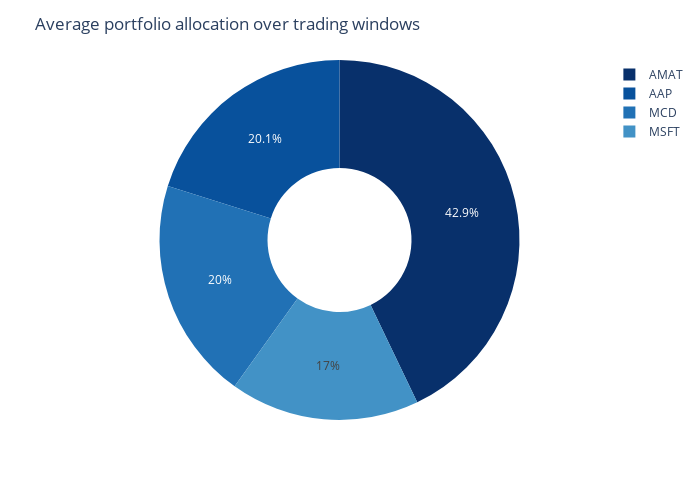

Notebook source saved alongside this figure:
### Markdown cell above
**Portfolio allocation**

### Code cell
layout = generate_layout(
    fig_height=500, 
    fig_width=700, 
    fig_title="Average portfolio allocation over trading windows"
)

fig = plot_avg_portfolio_allocation(results, layout)

fig.show()

### Figure 1 — Plotly figure (JSON) as saved in the notebook; plotly's stock layout.template omitted (floating-point values rounded to 4 significant figures)
{"data": [{"domain": {"x": [0, 1], "y": [0, 1]}, "hole": 0.4, "hovertemplate": "Asset=%{label}<br>% Share=%{value}<extra></extra>", "labels": ["AMAT", "MSFT", "MCD", "AAP"], "legendgroup": "", "name": "", "showlegend": true, "type": "pie", "values": [42.89, 17.01, 19.96, 20.15]}], "layout": {"height": 500, "legend": {"tracegroupgap": 0}, "margin": {"t": 60}, "piecolorway": ["rgb(8,48,107)", "rgb(8,81,156)", "rgb(33,113,181)", "rgb(66,146,198)"], "plot_bgcolor": "white", "title": {"text": "Average portfolio allocation over trading windows"}, "width": 700}}
